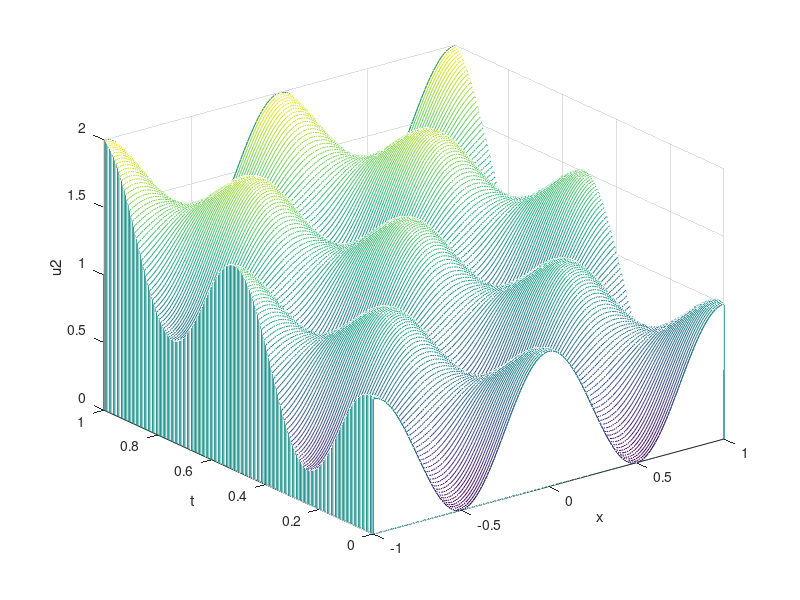
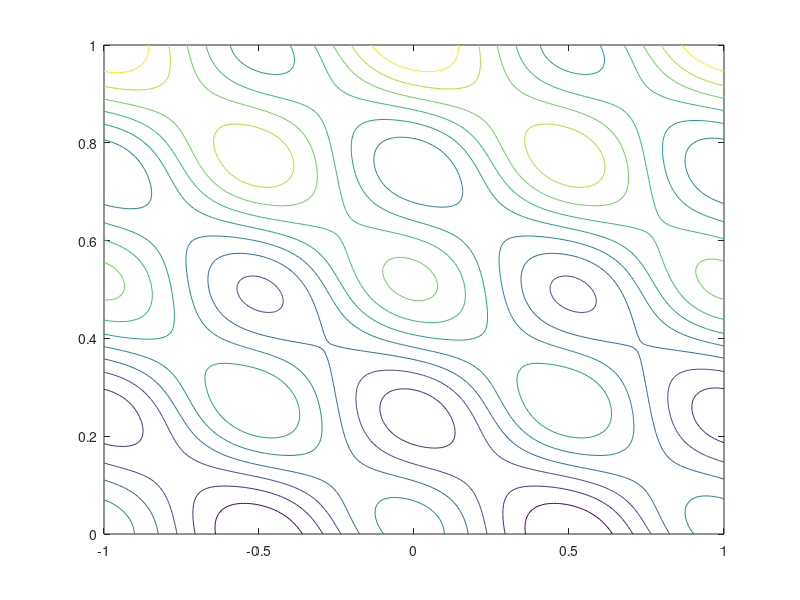

These figures' MATLAB source, in order:
clear all

dt = 0.005;
dx = 0.01;
tsol2 = 0:dt:1;
xsol2 = -1:dx:1;
C = 2*dt/dx;

u2(1,:) = cos(pi*xsol2).^2;
u2(2,:) = u2(1,:) + dt*(1 - 2*sin(2*pi*xsol2));

for i = 3:length(tsol2)
    u2_sum = [u2(i-1,2:end) u2(i-1,1)] + [u2(i-1,end) u2(i-1,1:end-1)];
    %u2_sum = [u2(i-1,2:end) 0] + [0 u2(i-1,1:end-1)];
    u2(i,:) = - u2(i-2,:) + 2*(1-C^2)*u2(i-1,:) + C^2*u2_sum;
end

figure(1)
waterfall(xsol2,tsol2,u2)
xlabel('x')
ylabel('t')
zlabel('u2')

figure(2)
contour(xsol2,tsol2,u2)